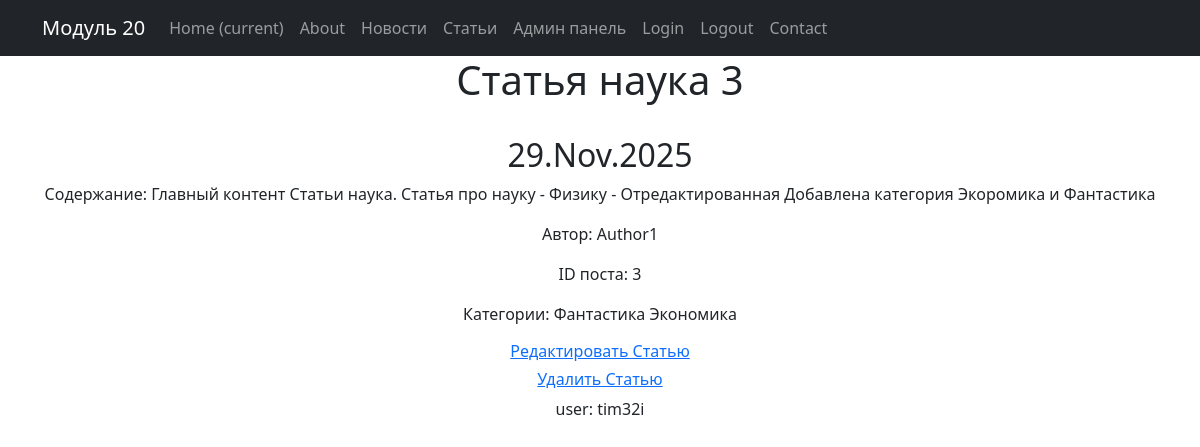
Screenshot of /articles/3 (signed in) with the database file from the repository.
### app_NewsPortal_module20/models.py (models this page shows, shortened)
class Post(models.Model):
    TYPE_POST = [
        ('N', "Новости"),
        ('A', "Статья"),
    ]
    type_post = models.CharField(max_length=1, choices=TYPE_POST, default='A')
    time_create = models.DateTimeField(auto_now_add=True)
    post_title = models.CharField(max_length=255)
    post_content = models.TextField()
    post_rating = models.IntegerField(default=0)
    author = models.ForeignKey(Author, on_delete=models.CASCADE)
    post_category = models.ManyToManyField(Category, through='PostCategory')

class Author(models.Model):
    author_user = models.OneToOneField(User, on_delete=models.CASCADE)
    author_rating = models.IntegerField(default=0)
    def __str__(self):
        return self.author_user.username

class Category(models.Model):
    CATEGORY_LIST = [
        ('PO', "Политика"),
        ('SP', "Спорт"),
        ('EC', "Экономика"),
        ('SC', "Наука"),
        ('TE', "Технологии"),
        ('FI', "Фантастика"),
        ('MY', "Мистика"),
        ('FA', "Фэнтези"),
        ('DE', "Детектив"),
        ('HI', "История"),
    ]
    category_name = models.CharField(max_length=2, choices=CATEGORY_LIST, default='PO')
    def __str__(self):
        for i in range(len(self.CATEGORY_LIST)):
            if self.CATEGORY_LIST[i][0] == self.category_name:
                return self.CATEGORY_LIST[i][1]

### app_NewsPortal_module20/views.py (the view)
class PostDetailView(DetailView):
    model = Post
    template_name = 'post.html'
    context_object_name = 'post'
    queryset = Post.objects.all()
    def get_context_data(self, **kwargs):
        context = super().get_context_data(**kwargs)
        post_categories_id = PostCategory.objects.filter(post=self.object).values('category')
        context['categories'] = Category.objects.filter(id__in=post_categories_id)
        return context

### templates/post.html (shortened to what this page needs)
{% extends 'flatpages/default.html' %}
{% load custom_filters %}
{% block content %}
<h1>{{ post.post_title|censor }}</h1>
<br>
<h2>{{ post.time_create|date:'d.M.Y' }}</h2>
<p>
    Содержание: {{ post.post_content|censor }}
</p>
<p>
    Автор: {{ post.author }}
</p>
<p>
    ID поста: {{ post.pk }}
</p>
<p>
    Категории:
      {% for category in categories %}
       {{category}}
      {% endfor %}
</p>
{% if post.type_post == 'A' %}
    <h6>
        <a href="/articles/{{ post.pk }}/edit">
            Редактировать Статью
        </a>
    </h6>
    <h6>
        <a href="/articles/{{ post.pk }}/delete">
            Удалить Статью
        </a>
    </h6>
{% endif %}
<p>
    user: {{ request.user }}
</p>
{% endblock content %}

### rows the page displays
Post: post_title|censor "Статья наука 3", time_create "29.Nov.2025", post_content|censor "Главный контент Статьи наука. Статья про науку - Физику - Отредактированная Добавлена категория Экоромика и Фантастика", author "Author1", pk "3"
Category: category_name "Фантастика"
Category: category_name "Экономика"

### other values shown
{{ request.user }} "tim32i"
